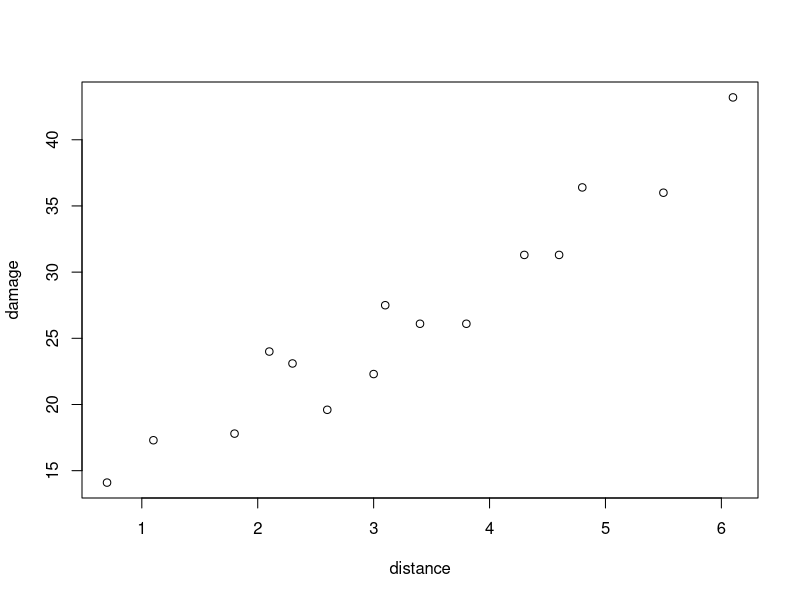

R code for this plot:

# Create the matrix

distance <-c(3.4, 1.8, 4.6, 2.3, 3.1, 5.5, .7, 3.0, 2.6, 4.3, 2.1, 1.1, 6.1, 4.8, 3.8)

damage <- c(26.1, 17.8, 31.3, 23.1, 27.5, 36.0, 14.1, 22.3, 19.6, 31.3, 24.0, 17.3, 43.2, 36.4, 26.1)

fd <- cbind(distance, damage)

# Basic Plot -  y is damage, x is distance
plot(distance, damage)

# Correlation 
cor(distance, damage)

# Build the model
# damage <- gradient(x) + intercept
fit <- lm(damage ~ distance)

#plot(fit)

# display model gradient and intercept
fit
